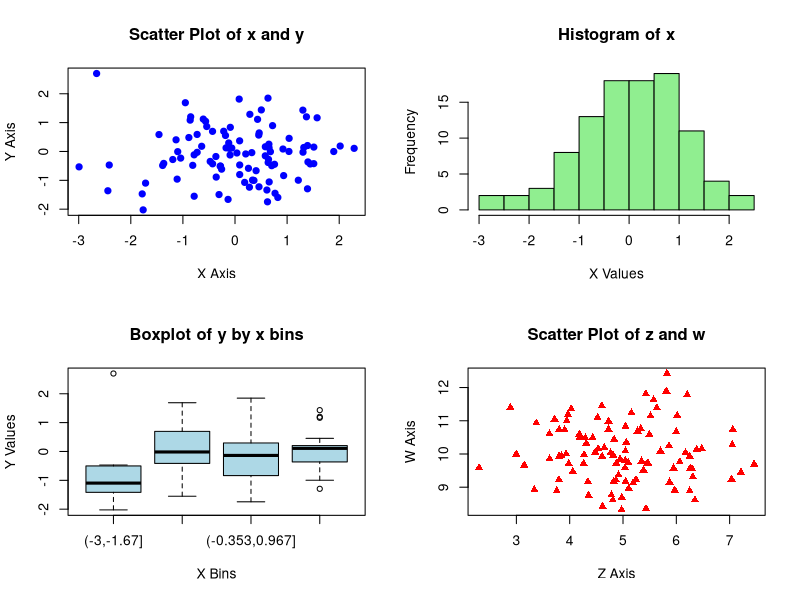

Source code (R):
# 데이터 생성
set.seed(42)  # For reproducibility
x <- rnorm(100)
y <- rnorm(100)
z <- rnorm(100, mean = 5)
w <- rnorm(100, mean = 10)

# 그래픽 디바이스 설정
# mfrow를 사용하여 2x2 배열로 플롯을 배치
par(mfrow = c(2, 2))  # 2 rows, 2 columns

# 첫 번째 플롯
plot(x, y, 
     main = "Scatter Plot of x and y", 
     xlab = "X Axis", 
     ylab = "Y Axis", 
     pch = 19, 
     col = "blue")

# 두 번째 플롯
hist(x, 
     main = "Histogram of x", 
     xlab = "X Values", 
     col = "lightgreen", 
     border = "black")

# 세 번째 플롯
boxplot(y ~ cut(x, breaks = 4), 
        main = "Boxplot of y by x bins", 
        xlab = "X Bins", 
        ylab = "Y Values", 
        col = "lightblue")

# 네 번째 플롯
plot(z, w, 
     main = "Scatter Plot of z and w", 
     xlab = "Z Axis", 
     ylab = "W Axis", 
     pch = 17, 
     col = "red")

# 그래픽 디바이스 원상복구
# mfrow 설정을 원래대로 복구 (옵션에 따라 다를 수 있음)
par(mfrow = c(1, 1))

